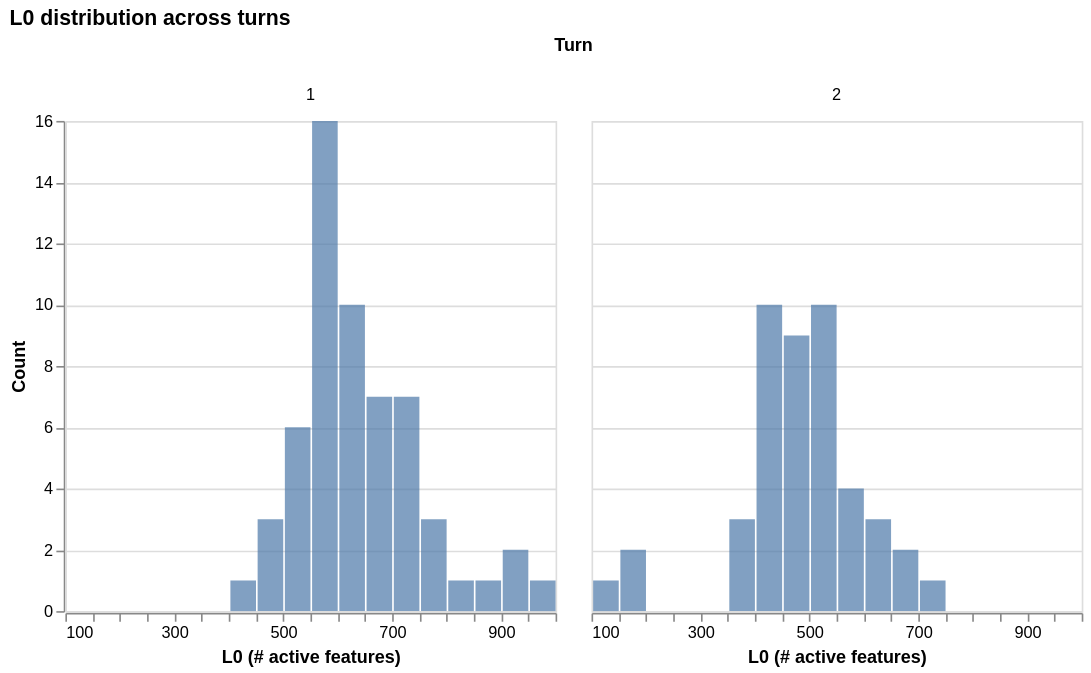

Here is the notebook cell this chart was saved with:
### Code cell
plot_l0(instances_stats['fail'])

### Figure 1 — Vega-Lite specification as saved in the notebook (floating-point values rounded to 4 significant figures)
{"config": {"view": {"continuousWidth": 300, "continuousHeight": 300}}, "data": {"name": "data-f1db1cea6382fead7d710e306f99bc13"}, "facet": {"column": {"field": "turn", "title": "Turn", "type": "nominal"}}, "spec": {"mark": {"type": "bar", "opacity": 0.7}, "encoding": {"tooltip": [{"aggregate": "count", "title": "Count", "type": "quantitative"}], "x": {"bin": {"maxbins": 40}, "field": "l0", "title": "L0 (# active features)", "type": "quantitative"}, "y": {"aggregate": "count", "title": "Count", "type": "quantitative"}}}, "resolve": {"scale": {"y": "shared"}}, "title": "L0 distribution across turns", "$schema": "https://vega.github.io/schema/vega-lite/v6.1.0.json", "datasets": {"data-f1db1cea6382fead7d710e306f99bc13": [{"turn": "1", "l0": 454.0}, {"turn": "1", "l0": 449.0}, {"turn": "1", "l0": 460.0}, {"turn": "1", "l0": 871.0}, {"turn": "1", "l0": 947.0}, {"turn": "1", "l0": 608.0}, {"turn": "1", "l0": 634.0}, {"turn": "1", "l0": 582.0}, {"turn": "1", "l0": 659.0}, {"turn": "1", "l0": 685.0}, {"turn": "1", "l0": 654.0}, {"turn": "1", "l0": 509.0}, {"turn": "1", "l0": 611.0}, {"turn": "1", "l0": 586.0}, {"turn": "1", "l0": 555.0}, {"turn": "1", "l0": 579.0}, {"turn": "1", "l0": 540.0}, {"turn": "1", "l0": 607.0}, {"turn": "1", "l0": 739.0}, {"turn": "1", "l0": 556.0}, {"turn": "1", "l0": 535.0}, {"turn": "1", "l0": 574.0}, {"turn": "1", "l0": 622.0}, {"turn": "1", "l0": 571.0}, {"turn": "1", "l0": 968.0}, {"turn": "1", "l0": 497.0}, {"turn": "1", "l0": 557.0}, {"turn": "1", "l0": 513.0}, {"turn": "1", "l0": 625.0}, {"turn": "1", "l0": 715.0}, {"turn": "1", "l0": 576.0}, {"turn": "1", "l0": 558.0}, {"turn": "1", "l0": 574.0}, {"turn": "1", "l0": 655.0}, {"turn": "1", "l0": 693.0}, {"turn": "1", "l0": 657.0}, {"turn": "1", "l0": 584.0}, {"turn": "1", "l0": 576.0}, {"turn": "1", "l0": 546.0}, {"turn": "1", "l0": 646.0}, {"turn": "1", "l0": 563.0}, {"turn": "1", "l0": 934.0}, {"turn": "1", "l0": 514.0}, {"turn": "1", "l0": 825.0}, {"turn": "1", "l0": 709.0}, {"turn": "1", "l0": 593.0}, {"turn": "1", "l0": 741.0}, {"turn": "1", "l0": 612.0}, {"turn": "1", "l0": 620.0}, {"turn": "1", "l0": 792.0}, {"turn": "1", "l0": 747.0}, {"turn": "1", "l0": 626.0}, {"turn": "1", "l0": 785.0}, {"turn": "1", "l0": 719.0}, {"turn": "1", "l0": 659.0}, {"turn": "1", "l0": 589.0}, {"turn": "1", "l0": 734.0}, {"turn": "1", "l0": 778.0}, {"turn": "2", "l0": 169.0}, {"turn": "2", "l0": 149.0}, {"turn": "2", "l0": 188.0}, {"turn": "2", "l0": 401.0}, {"turn": "2", "l0": 416.0}, {"turn": "2", "l0": 437.0}, {"turn": "2", "l0": 545.0}, {"turn": "2", "l0": 546.0}, {"turn": "2", "l0": 672.0}, {"turn": "2", "l0": 438.0}, {"turn": "2", "l0": 497.0}, {"turn": "2", "l0": 457.0}, {"turn": "2", "l0": 507.0}, {"turn": "2", "l0": 493.0}, {"turn": "2", "l0": 677.0}, {"turn": "2", "l0": 570.0}, {"turn": "2", "l0": 386.0}, {"turn": "2", "l0": 394.0}, {"turn": "2", "l0": 414.0}, {"turn": "2", "l0": 521.0}, {"turn": "2", "l0": 436.0}, {"turn": "2", "l0": 542.0}, {"turn": "2", "l0": 616.0}, {"turn": "2", "l0": 413.0}, {"turn": "2", "l0": 601.0}, {"turn": "2", "l0": 456.0}, {"turn": "2", "l0": 569.0}, {"turn": "2", "l0": 420.0}, {"turn": "2", "l0": 520.0}, {"turn": "2", "l0": 566.0}, {"turn": "2", "l0": 490.0}, {"turn": "2", "l0": 527.0}, {"turn": "2", "l0": 513.0}, {"turn": "2", "l0": 512.0}, {"turn": "2", "l0": 452.0}, {"turn": "2", "l0": 622.0}, {"turn": "2", "l0": 485.0}, {"turn": "2", "l0": 469.0}, {"turn": "2", "l0": 516.0}, {"turn": "2", "l0": 430.0}, {"turn": "2", "l0": 370.0}, {"turn": "2", "l0": 703.0}, {"turn": "2", "l0": 582.0}, {"turn": "2", "l0": 460.0}, {"turn": "2", "l0": 432.0}]}}
